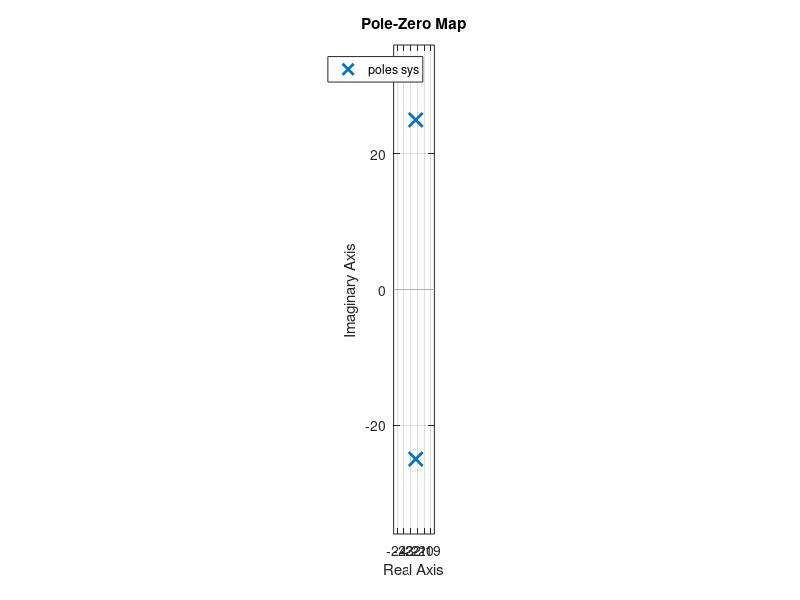

Write the MATLAB code that produced this figure.
% this script calculates the eigenvalues of the closed loop for the lateral acceleration controller

% Assumptions: 
% Two first order low pass filter in series
% first: Steering dynamics with low pass constant Ts
% second: Vehicle dynamics with low pass constant Tv
% 
% control law: -k1*ay/v^2 -k2*delta
% with ay being the lateral acceleration (error) 
% and delta being the steering angle (error) 

Ts = 0.04; 
Tv = 0.10; 
v = 50; 
k1 = 3; 
k2 = 0.3; 

% system dynamic matrix
A = [-1/Tv, v^2/Tv; ...
    0, -1/Ts]; 
% input matrix
B = [0; 1/Ts];
% controller
K = [k1/v^2, k2]; 
A_cl = A - B*K; 

% calculate eigenvalues 
sys = ss(A_cl, B, [1, 0], 0); 
figure; 
disp('Eigenvalues of closed loop: '); 
eig(A_cl) 
pzmap(sys); grid on; axis equal; 